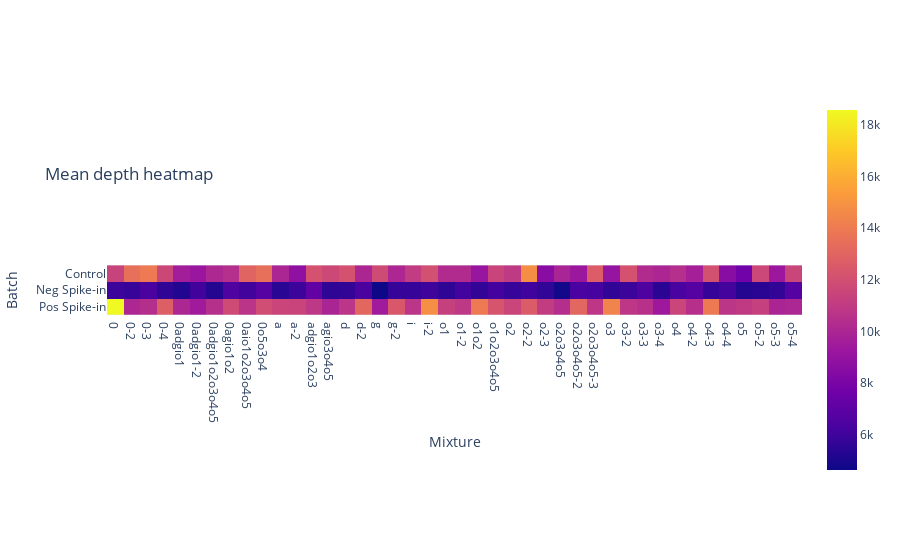

Here is the notebook cell this chart was saved with:
### Code cell
fig4 = px.imshow(getHeatmap(df,"mean_depth"), title="Mean depth heatmap", labels={"y":"Batch","x":"Mixture"})
fig4.update_layout(title_y=0.7)

### Figure 1 — Plotly figure (JSON) as saved in the notebook; plotly's stock layout.template omitted (floating-point values rounded to 4 significant figures)
{"data": [{"coloraxis": "coloraxis", "hovertemplate": "Mixture: %{x}<br>Batch: %{y}<br>color: %{z}<extra></extra>", "name": "0", "type": "heatmap", "x": ["0", "0-2", "0-3", "0-4", "0adgio1", "0adgio1-2", "0adgio1o2o3o4o5", "0agio1o2", "0aio1o2o3o4o5", "0o5o3o4", "a", "a-2", "adgio1o2o3", "agio3o4o5", "d", "d-2", "g", "g-2", "i", "i-2", "o1", "o1-2", "o1o2", "o1o2o3o4o5", "o2", "o2-2", "o2-3", "o2o3o4o5", "o2o3o4o5-2", "o2o3o4o5-3", "o3", "o3-2", "o3-3", "o3-4", "o4", "o4-2", "o4-3", "o4-4", "o5", "o5-2", "o5-3", "o5-4"], "xaxis": "x", "y": ["Control", "Neg Spike-in", "Pos Spike-in"], "yaxis": "y", "z": [["11430.3", "13506", "13968.3", "11623.9", "9569.54", "9185.44", "10102.5", "10456.9", "12967.3", "13505.8", "9988.08", "8815.58", "12120.6", "11669.1", "12126.8", "10023.2", "11787.6", "10051.3", "11056", "12039.5", "10257", "10244.5", "9120.5", "11472.7", "10960.6", "14801.7", "8590.83", "9894.21", "9256.64", "12656.3", "9036.92", "12148.6", "10255.4", "9977.24", "10457.8", "9641.07", "12095.8", "8541.96", "7675.57", "11640", "9269.11", "11536.2"], ["5933.51", "5741.15", "6369.44", "5568.39", "5168.43", "6059.91", "5245.76", "6493.28", "6060.81", "6741.23", "5382.87", "5940.36", "7145.79", "5521.4", "5659.45", "6362.81", "4625.03", "5748.58", "5755.94", "5973.38", "5525.37", "6096.01", "5656.5", "6108.2", "5762.73", "6039.46", "5610.15", "4790.06", "6328.13", "6226.21", "5593.21", "5873.77", "6449.74", "5417.19", "6293.61", "6746.68", "5781.23", "6136.31", "5238.7", "5419.1", "5623.95", "6688.07"], ["18582.1", "10052.1", "10414", "12725", "10035.1", "9444.56", "10474.1", "11816.6", "10687.6", "11916", "11522.3", "11478.4", "10910.3", "9936.66", "10731.2", "13141.7", "9451.23", "12395.6", "10712.5", "14811.6", "11298.4", "10902.7", "13971.7", "12275.9", "11512.9", "12564.3", "11093", "10375.5", "13112.1", "10805.7", "14329.3", "10846.6", "10523.8", "9334.62", "11520.8", "10482.4", "13926.6", "10756.5", "10996.6", "11273.3", "9912.83", "10054.7"]]}], "layout": {"coloraxis": {"colorscale": [[0, "#0d0887"], [0.1111, "#46039f"], [0.2222, "#7201a8"], [0.3333, "#9c179e"], [0.4444, "#bd3786"], [0.5556, "#d8576b"], [0.6667, "#ed7953"], [0.7778, "#fb9f3a"], [0.8889, "#fdca26"], [1, "#f0f921"]]}, "title": {"text": "Mean depth heatmap", "y": 0.7}, "xaxis": {"anchor": "y", "constrain": "domain", "domain": [0, 1], "scaleanchor": "y", "title": {"text": "Mixture"}}, "yaxis": {"anchor": "x", "autorange": "reversed", "constrain": "domain", "domain": [0, 1], "title": {"text": "Batch"}}}}
